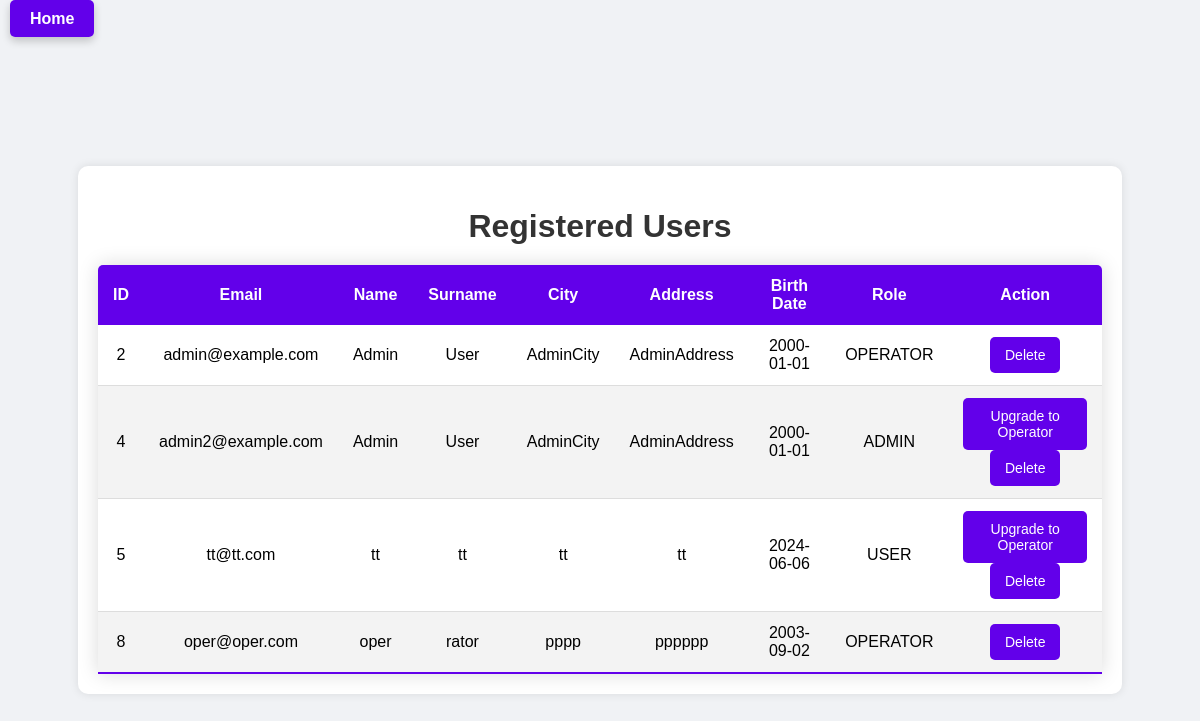
Page /users (signed in) on the committed database.
### tables this page shows
CREATE TABLE users (
        id INTEGER PRIMARY KEY AUTOINCREMENT,
        email TEXT NOT NULL UNIQUE,
        password TEXT NOT NULL,
        name TEXT,
        surname TEXT,
        city TEXT,
        address TEXT,
        birth_date TEXT,
        role TEXT NOT NULL DEFAULT 'USER'
    );

### app.py (the view)
@app.route('/users')
def users():
    if 'user_id' not in session or session['role'] != 'ADMIN':
        return "Access denied!"
    conn = sqlite3.connect('users.db')
    cursor = conn.cursor()
    cursor.execute('SELECT id, email, name, surname, city, address, birth_date, role FROM users')
    users = cursor.fetchall()
    conn.close()
    return render_template('users.html', users=users)

### templates/users.html (shortened to what this page needs)
<!DOCTYPE html>
<html lang="en">
<head>
    <link rel="stylesheet" href="{{ url_for('static', filename='manage.css') }}">
</head>
<body>
    <div class="header">
        <a href="{{ url_for('home') }}" class="home-button">Home</a>
    </div>
    <div class="container">
        <h1>Registered Users</h1>
        <table class="styled-table">
            <thead>
                <tr>
                    <th>ID</th>
                    <th>Email</th>
                    <th>Name</th>
                    <th>Surname</th>
                    <th>City</th>
                    <th>Address</th>
                    <th>Birth Date</th>
                    <th>Role</th>
                    <th>Action</th>
                </tr>
            </thead>
            <tbody>
                {% for user in users %}
                <tr>
                    <td>{{ user[0] }}</td>
                    <td>{{ user[1] }}</td>
                    <td>{{ user[2] }}</td>
                    <td>{{ user[3] }}</td>
                    <td>{{ user[4] }}</td>
                    <td>{{ user[5] }}</td>
                    <td>{{ user[6] }}</td>
                    <td>{{ user[7] }}</td>
                    <td>
                        {% if user[7] != 'OPERATOR' %}
                        <form method="POST" action="{{ url_for('upgrade_user', user_id=user[0]) }}" style="display:inline;">
                            <button type="submit">Upgrade to Operator</button>
                        </form>
                        {% endif %}
                        <form method="POST" action="{{ url_for('delete_user', user_id=user[0]) }}" style="display:inline;">
                            <button type="submit">Delete</button>
                        </form>
                    </td>
                </tr>
                {% endfor %}
            </tbody>
        </table>
    </div>
</body>
</html>

### static/manage.css (style rules this page uses)
body { background: #f0f2f5; display: flex; flex-direction: column; align-items: center; justify-content: center; min-height: 100vh; margin: 0; padding: 20px; box-sizing: border-box; font-family: 'Arial', sans-serif; }
.header { position: absolute; top: 10px; left: 10px; }
.home-button { background-color: #6200ea; color: white; padding: 10px 20px; text-decoration: none; border-radius: 5px; font-weight: bold; box-shadow: 0 4px 8px rgba(0, 0, 0, 0.2); transition: background-color 0.3s, box-shadow 0.3s; }
.container { background-color: #ffffff; border-radius: 10px; box-shadow: 0 0 10px rgba(0, 0, 0, 0.1); padding: 20px; width: 90%; max-width: 1200px; margin-top: 60px; box-sizing: border-box; }
h1 { text-align: center; color: #333; margin-bottom: 20px; }
.styled-table { width: 100%; border-collapse: collapse; font-size: 1em; background-color: #ffffff; border-radius: 5px 5px 0 0; overflow: hidden; box-shadow: 0 0 20px rgba(0, 0, 0, 0.15); }
.styled-table thead tr { background-color: #6200ea; color: #ffffff; text-align: left; font-weight: bold; }
.styled-table th, .styled-table td { padding: 12px 15px; text-align: center; }
.styled-table tbody tr { border-bottom: 1px solid #dddddd; }
.styled-table tbody tr:nth-of-type(even) { background-color: #f3f3f3; }
.styled-table tbody tr:last-of-type { border-bottom: 2px solid #6200ea; }
button { background-color: #6200ea; color: white; padding: 10px 15px; border: none; border-radius: 5px; cursor: pointer; font-size: 14px; transition: background-color 0.3s, box-shadow 0.3s; }
form { display: inline; }

### rows in the picture
users: id "2", email "admin@example.com", name "Admin", surname "User", city "AdminCity", address "AdminAddress", birth_date "2000-01-01", role "OPERATOR"
users: id "4", email "admin2@example.com", name "Admin", surname "User", city "AdminCity", address "AdminAddress", birth_date "2000-01-01", role "ADMIN"
users: id "5", email "tt@tt.com", name "tt", surname "tt", city "tt", address "tt", birth_date "2024-06-06", role "USER"
users: id "8", email "oper@oper.com", name "oper", surname "rator", city "pppp", address "pppppp", birth_date "2003-09-02", role "OPERATOR"
